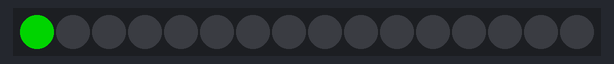
A sketch run on a simulated Arduino Uno, built with avr-gcc and run on an emulated ATmega328P. On the bench: 16 RGB LEDs in strip order, left to right. Dim RGB values are drawn brighter than linear.

Above: at 0.1 s.
At 2.1 s:
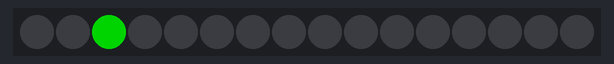
At 4.1 s:
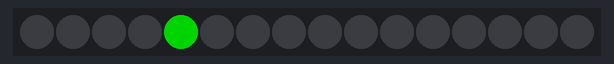
At 8.1 s:
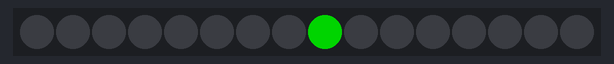
At 12.1 s:
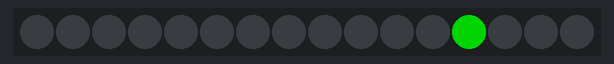
At 17.1 s:
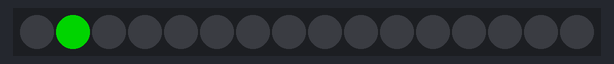

Measured:
- by itself, everything shown: repeats every 16.0 s, in 32 steps

The sketch:

blink_adressable_strip_ws2812b.ino
```cpp
#include <FastLED.h>

#define NUM_LEDS 16
#define DATA_PIN 2
#define CLOCK_PIN 13

CRGB leds[NUM_LEDS];

void setup()
{
  FastLED.addLeds<WS2812B, DATA_PIN, GRB>(leds, NUM_LEDS);
}

void loop()
{
  for(int i=0;i<16;i++)
  {
    leds[i] = CRGB::Green;
    FastLED.show();
    delay(500);

    leds[i] = CRGB::Black;
    FastLED.show();
    delay(500);
  }
}
```
